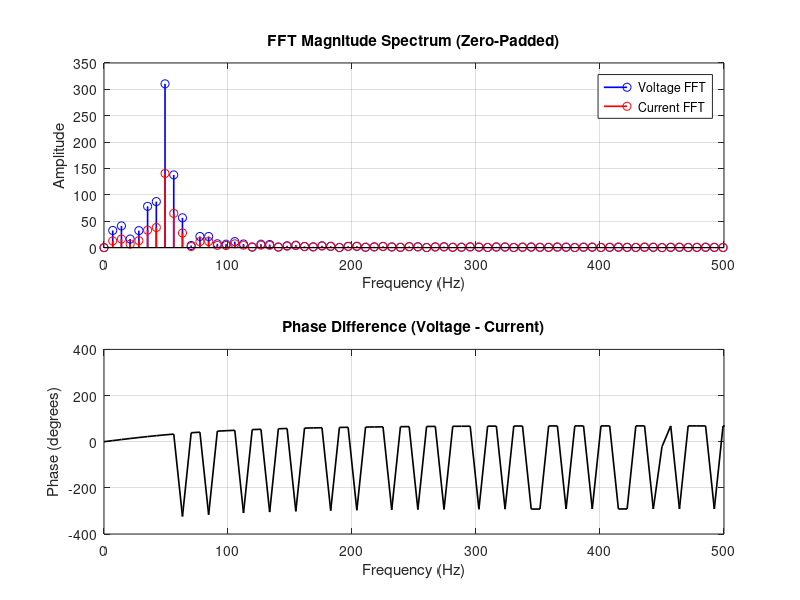

Write the MATLAB code that produced this figure.
% ==========================================
% AC Power Analysis using FFT (RMS, Power)
% ==========================================
clear; clc; close all;

% --- Parameters ---
f_signal = 50;          % Fundamental frequency (Hz)
fs = 7200;              % Sampling frequency (Hz)
N_signal = 720;         % Actual number of samples captured
N_fft = 1024;           % FFT size (zero padded)
T = N_signal / fs;      % Duration (s)

V_amp = 220 * sqrt(2);  % Voltage amplitude (for Vrms = 220 V)
I_amp = 100 * sqrt(2);  % Current amplitude (for Irms = 100 A)
phi = deg2rad(30);      % Phase shift (current lags voltage)

% --- Time vector (only for captured samples) ---
t = (0:N_signal-1)/fs;

% --- Generate fundamental signals ---
voltage = V_amp * sin(2*pi*f_signal*t);
current = I_amp * sin(2*pi*f_signal*t - phi);

% --- Add harmonics (optional) ---
% V3 = 0.2 * V_amp;   % 20% of fundamental
% V5 = 0.1 * V_amp;   % 10% of fundamental
% I3 = 0.15 * I_amp;  % 15% of fundamental
% I5 = 0.05 * I_amp;  % 5% of fundamental
% voltage = voltage + V3*sin(2*pi*(3*f_signal)*t) + V5*sin(2*pi*(5*f_signal)*t);
% current = current + I3*sin(2*pi*(3*f_signal)*t - phi) + I5*sin(2*pi*(5*f_signal)*t - phi);

% --- Zero padding to 1024 samples ---
voltage_padded = [voltage, zeros(1, N_fft - N_signal)];
current_padded = [current, zeros(1, N_fft - N_signal)];

% --- FFT calculation ---
V_fft_c = fft(voltage_padded)/N_signal;  % normalize by actual N_signal
I_fft_c = fft(current_padded)/N_signal;
f = (0:N_fft/2)*fs/N_fft;               % frequency vector (up to Nyquist)

% --- FFT magnitude & phase ---
V_fft = 2*abs(V_fft_c(1:N_fft/2+1));
I_fft = 2*abs(I_fft_c(1:N_fft/2+1));
V_phase = angle(V_fft_c(1:N_fft/2+1));
I_phase = angle(I_fft_c(1:N_fft/2+1));

% --- Compute RMS from FFT ---
% RMS = sqrt(sum((magnitude/sqrt(2)).^2))
Vrms_fft = sqrt(sum((V_fft(2:end)/sqrt(2)).^2));  % skip DC
Irms_fft = sqrt(sum((I_fft(2:end)/sqrt(2)).^2));  % skip DC

% --- Compute Real Power (from all harmonics) ---
P_fft = 0;
for k = 2:length(V_fft)
    P_fft = P_fft + (V_fft(k)/2) * (I_fft(k)/2) * cos(V_phase(k) - I_phase(k));
end

% --- Apparent Power, Power Factor, Reactive Power ---
S_fft = Vrms_fft * Irms_fft;
PF_fft = P_fft / S_fft;
Q_fft = sqrt(max(S_fft^2 - P_fft^2, 0));

% --- Print results ---
fprintf("==== Frequency-Domain Power Results (Zero Padding) ====\n");
fprintf("Samples (signal): %d, FFT size: %d\n", N_signal, N_fft);
fprintf("Vrms (FFT): %.3f V\n", Vrms_fft);
fprintf("Irms (FFT): %.3f A\n", Irms_fft);
fprintf("Real Power (FFT): %.3f W\n", P_fft);
fprintf("Apparent Power (FFT): %.3f VA\n", S_fft);
fprintf("Reactive Power (FFT): %.3f var\n", Q_fft);
fprintf("Power Factor (FFT): %.3f\n", PF_fft);

% --- Plot FFT Magnitude ---
figure;
subplot(2,1,1);
stem(f, V_fft, 'b', 'LineWidth', 1.2); hold on;
stem(f, I_fft, 'r', 'LineWidth', 1.2);
xlim([0 500]);
legend('Voltage FFT','Current FFT');
title('FFT Magnitude Spectrum (Zero-Padded)');
xlabel('Frequency (Hz)'); ylabel('Amplitude');
grid on;

% --- Plot phase difference per frequency ---
subplot(2,1,2);
plot(f, rad2deg(V_phase - I_phase), 'k', 'LineWidth', 1.2);
xlim([0 500]);
title('Phase Difference (Voltage - Current)');
xlabel('Frequency (Hz)');
ylabel('Phase (degrees)');
grid on;

% --- Frequency Resolution Comparison ---
df_no_pad = fs / N_signal;
df_pad = fs / N_fft;
fprintf("\nFrequency resolution without zero padding: %.2f Hz\n", df_no_pad);
fprintf("Frequency resolution with zero padding:    %.2f Hz\n", df_pad);
